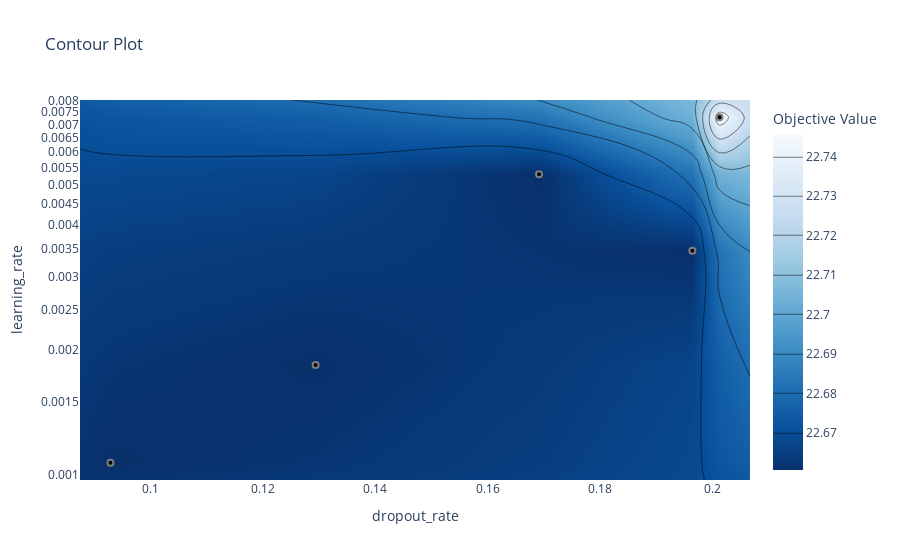

The notebook cell saved with this chart:
### Code cell
# plot the estimated accuracy surface over hyperparameters:
fig = optuna.visualization.plot_contour(study4, params=['learning_rate', 'dropout_rate'])
fig.show()

### Figure 1 — Plotly figure (JSON) as saved in the notebook; plotly's stock layout.template omitted (floating-point values rounded to 4 significant figures)
{"data": [{"colorbar": {"title": {"text": "Objective Value"}}, "colorscale": [[0, "rgb(247,251,255)"], [0.125, "rgb(222,235,247)"], [0.25, "rgb(198,219,239)"], [0.375, "rgb(158,202,225)"], [0.5, "rgb(107,174,214)"], [0.625, "rgb(66,146,198)"], [0.75, "rgb(33,113,181)"], [0.875, "rgb(8,81,156)"], [1, "rgb(8,48,107)"]], "connectgaps": true, "contours": {"coloring": "heatmap"}, "hoverinfo": "none", "line": {"smoothing": 1.3}, "reversescale": true, "type": "contour", "x": [0.0874, 0.09282, 0.1294, 0.1692, 0.1965, 0.2013, 0.2067], "y": [0.0009691, 0.001067, 0.001837, 0.003467, 0.005304, 0.00728, 0.008014], "z": [[null, null, null, null, null, null, null], [null, 22.66, null, null, null, null, null], [null, null, 22.66, null, null, null, null], [null, null, null, null, 22.66, null, null], [null, null, null, 22.66, null, null, null], [null, null, null, null, null, 22.75, null], [null, null, null, null, null, null, null]]}, {"marker": {"color": "black", "line": {"color": "Grey", "width": 2}}, "mode": "markers", "showlegend": false, "type": "scatter", "x": [0.1965, 0.09282, 0.2013, 0.1294, 0.1692], "y": [0.003467, 0.001067, 0.00728, 0.001837, 0.005304]}], "layout": {"title": {"text": "Contour Plot"}, "xaxis": {"range": [0.0874, 0.2067], "title": {"text": "dropout_rate"}}, "yaxis": {"range": [-3.014, -2.096], "title": {"text": "learning_rate"}, "type": "log"}}}
